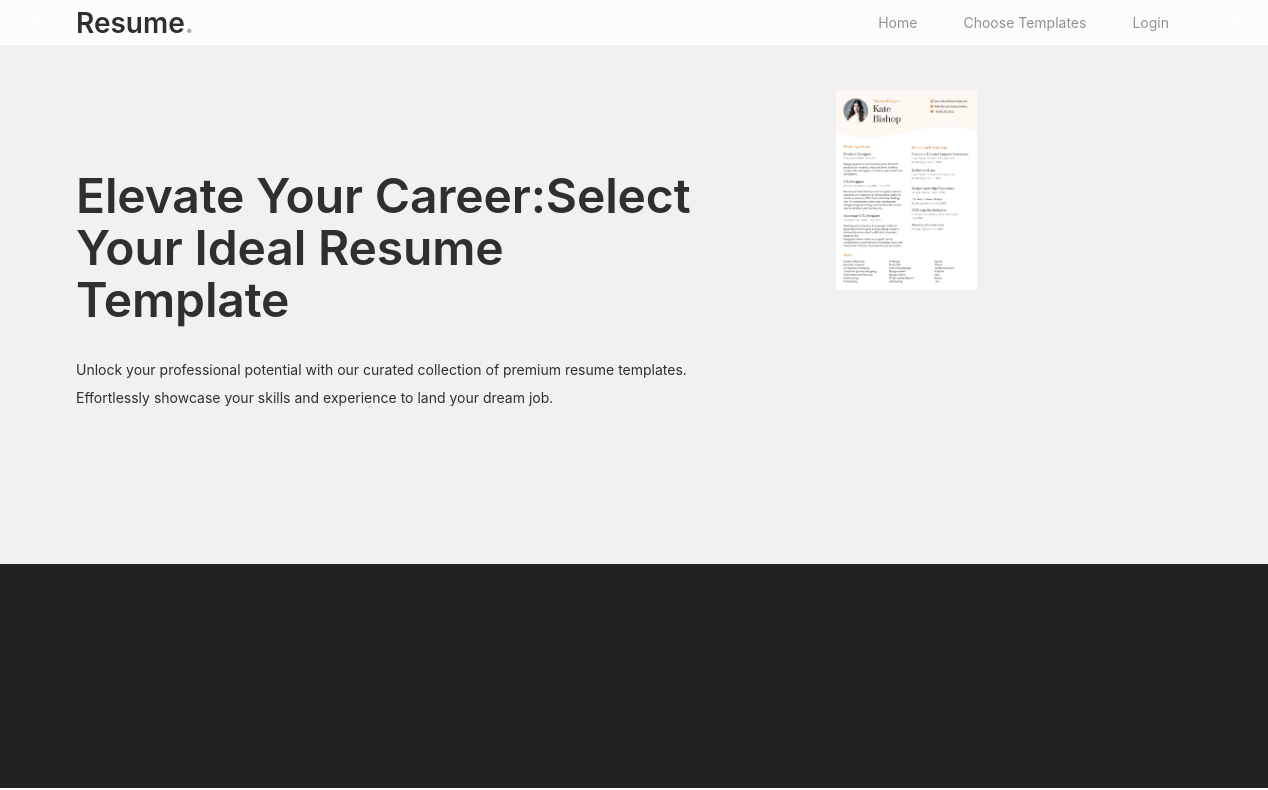
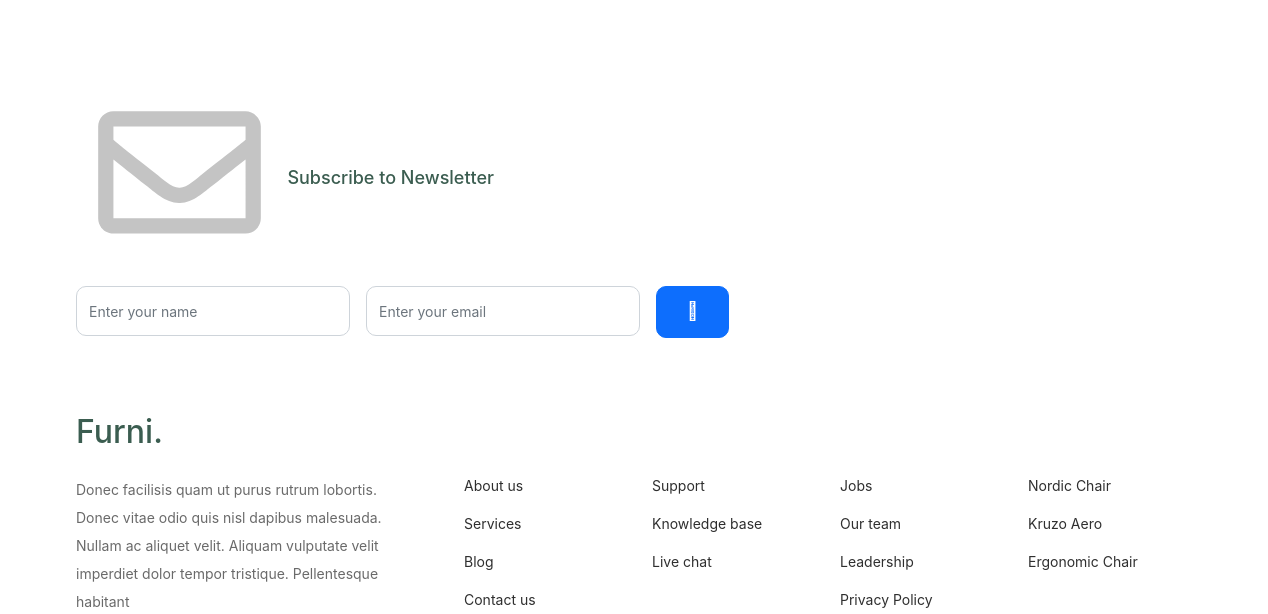
The app's page /resumes (upper part), older data (2 pictures, top to bottom).
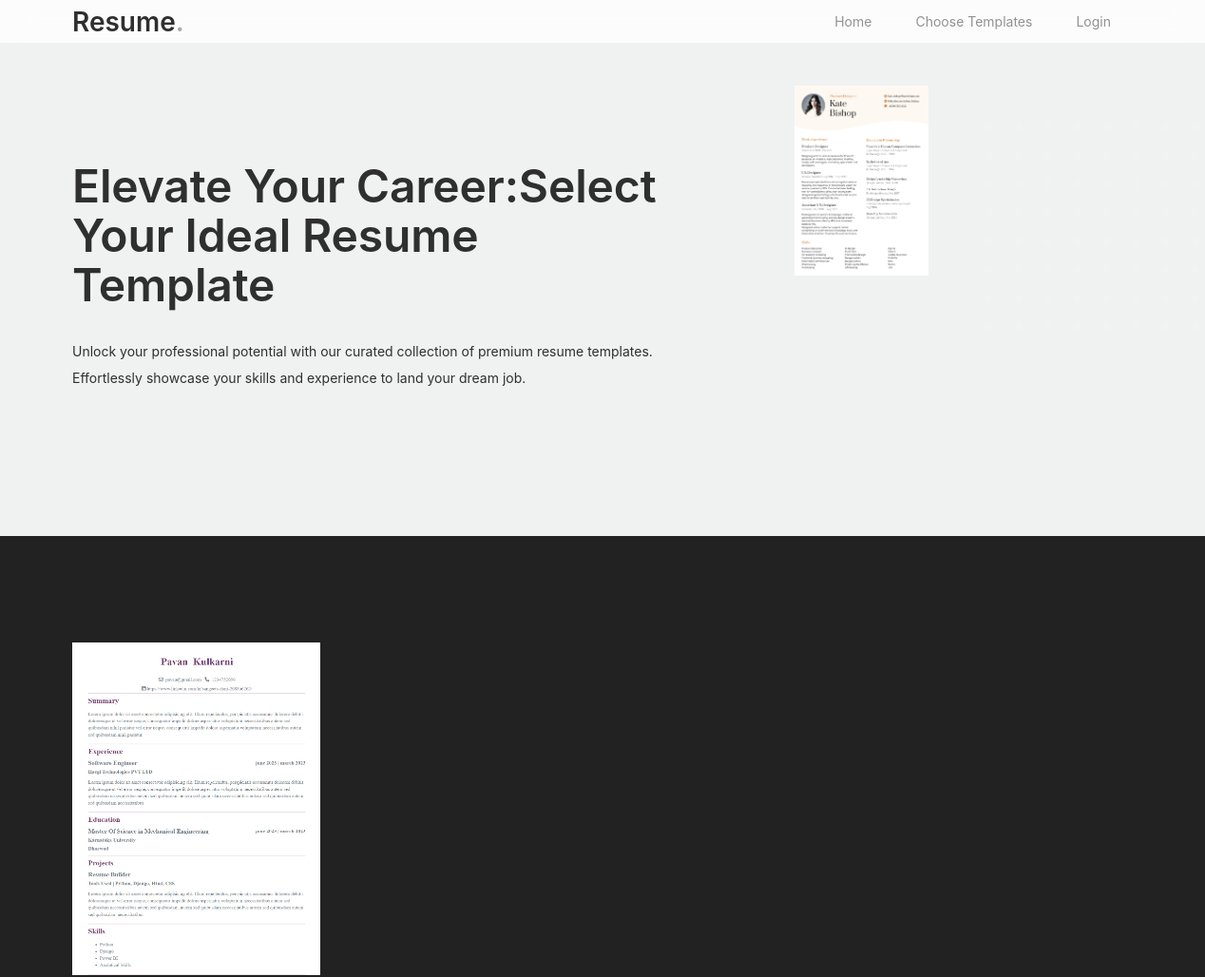
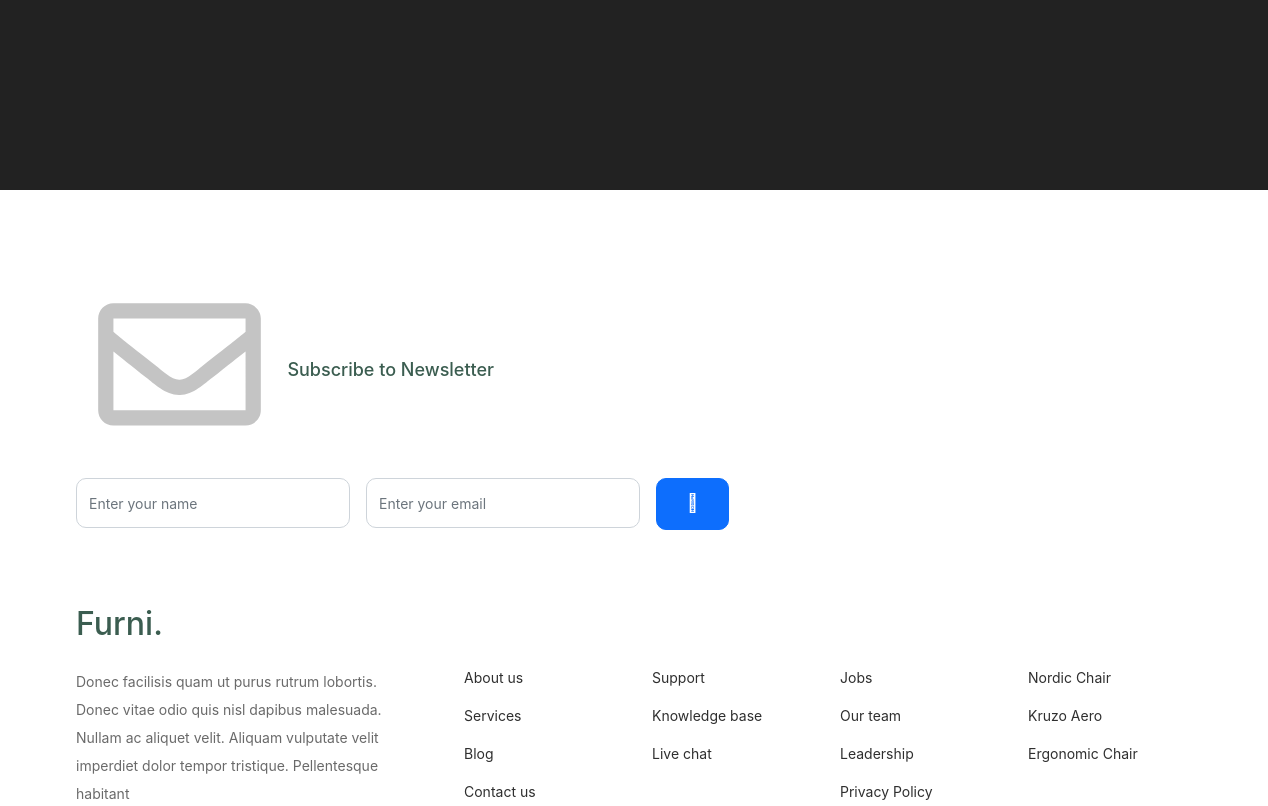
The same page, newer data (2 pictures, top to bottom).
### resume_builder/models.py (models this page shows)
class TemplatesInfo(models.Model):
    template_image = models.ImageField(upload_to='uploaded_images/',default="profile")
    view_name = models.CharField(max_length=300,default='none')
    id_name=models.CharField(max_length=300,default='none')

### resume_builder/views.py (the view)
# urls.py: path('resumes',views.resumes,name="resumes"),
def resumes(request):
    id=request.user.id
    print(id)
    templates = TemplatesInfo.objects.all()
    context = {
        'templates':templates
    }
    return render(request,'resumes.html', context)

### resume_builder/templates/resumes.html (shortened to what this page needs)
<!doctype html>
<html lang="en">
<head>
		<link href="/static/home_assets/css/bootstrap.min.css" rel="stylesheet">
		<link href="https://cdnjs.cloudflare.com/ajax/libs/font-awesome/6.0.0-beta3/css/all.min.css" rel="stylesheet">
		<link href="/static/home_assets/css/tiny-slider.css" rel="stylesheet">
		<link href="/static/home_assets/css/style.css" rel="stylesheet">
	</head>
	<body>
		<nav class="custom-navbar navbar navbar-expand-md navbar-dark bg-dark fixed-top" aria-label="Furni navigation bar">
			<div class="container">
				<a class="navbar-brand" href="index.html">Resume<span>.</span></a>
				<div class="collapse navbar-collapse" id="navbarsFurni">
					<ul class="custom-navbar-nav navbar-nav ms-auto mb-2 mb-md-0">
						<li class="nav-item">
							<a class="nav-link" href="index.html">Home</a>
						</li>
						<li><a class="nav-link" href="shop.html">Choose Templates</a></li>
						<li><a class="nav-link" href="about.html">Login</a></li>
					</ul>
				</div>
			</div>
		</nav>
			<div class="hero">
				<div class="container">
					<div class="row justify-content-between">
						<div class="col-lg-8"style="margin-top: 40px;">
							<div class="intro-excerpt">
								<h1 >Elevate Your Career:Select Your Ideal Resume Template</h1>
								<p class="mb-4">Unlock your professional potential with our curated collection of premium resume templates. Effortlessly showcase your skills and experience to land your dream job.</p>
							</div>
						</div>
						<div class="col-lg-4" style="margin-top: 40px;">
							<div class="hero-img-wrap">
								<img src="/static/home_assets/images/temp1.png" class="img-fluid">
							</div>
						</div>
					</div>
				</div>
			</div>
		<div class="product-section">
			<div class="container">
				<div class="row">
					{% for x in templates %}
					<div class="col-12 col-md-4 col-lg-3 mb-5 mb-md-0">
						<a class="product-item" href="/resume_options/{{x.id}}">
							<img src="/{{x.template_image}}" class="img-fluid1 product-thumbnail" style="width:300px; height:350px;">
						</a>
					</div>
					{% endfor %}
				</div>
			</div>
		</div>
		<footer class="footer-section">
			<div class="container relative">
				<div class="row">
					<div class="col-lg-8">
						<div class="subscription-form">
							<h3 class="d-flex align-items-center"><span class="me-1"><img src="images/envelope-outline.svg" alt="Image" class="img-fluid"></span><span>Subscribe to Newsletter</span></h3>
							<form action="#" class="row g-3">
								<div class="col-auto">
									<input type="text" class="form-control" placeholder="Enter your name">
								</div>
								<div class="col-auto">
									<input type="email" class="form-control" placeholder="Enter your email">
								</div>
								<div class="col-auto">
									<button class="btn btn-primary">
										<span class="fa fa-paper-plane"></span>
									</button>
								</div>
							</form>
						</div>
					</div>
				</div>
				<div class="row g-5 mb-5">
					<div class="col-lg-4">
						<div class="mb-4 footer-logo-wrap"><a href="#" class="footer-logo">Furni<span>.</span></a></div>
						<p class="mb-4">Donec facilisis quam ut purus rutrum lobortis. Donec vitae odio quis nisl dapibus malesuada. Nullam ac aliquet velit. Aliquam vulputate velit imperdiet dolor tempor tristique. Pellentesque habitant</p>
					</div>
					<div class="col-lg-8">
						<div class="row links-wrap">
							<div class="col-6 col-sm-6 col-md-3">
								<ul class="list-unstyled">
									<li><a href="#">About us</a></li>
									<li><a href="#">Services</a></li>
									<li><a href="#">Blog</a></li>
									<li><a href="#">Contact us</a></li>
								</ul>
							</div>
							<div class="col-6 col-sm-6 col-md-3">
								<ul class="list-unstyled">
									<li><a href="#">Support</a></li>
									<li><a href="#">Knowledge base</a></li>
									<li><a href="#">Live chat</a></li>
								</ul>
							</div>
							<div class="col-6 col-sm-6 col-md-3">
								<ul class="list-unstyled">
									<li><a href="#">Jobs</a></li>
									<li><a href="#">Our team</a></li>
									<li><a href="#">Leadership</a></li>
									<li><a href="#">Privacy Policy</a></li>
								</ul>
							</div>
							<div class="col-6 col-sm-6 col-md-3">
								<ul class="list-unstyled">
									<li><a href="#">Nordic Chair</a></li>
									<li><a href="#">Kruzo Aero</a></li>
									<li><a href="#">Ergonomic Chair</a></li>
								</ul>
							</div>
						</div>
					</div>
				</div>
			</div>
		</footer>
	</body>
</html>

### resume_builder/templates/resumes.html (style rules this page uses)
.custom-navbar { height: 45px; background-color: rgba(255, 255, 255, 0.779) !important; backdrop-filter: blur(15px); position: fixed; top: 0; width: 100%; z-index: 1000; }
.custom-navbar .navbar-nav .nav-link { line-height: 50px; }
.custom-navbar .navbar-brand, .custom-navbar .navbar-toggler { line-height: 50px; }

Row changes from the older to the newer data that the page shows:
added TemplatesInfo: template_image (picture)
